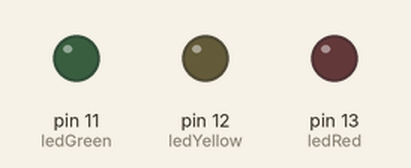
This sketch was run on a simulated Arduino Uno, built with avr-gcc and run on an emulated ATmega328P. Shown: output pins drawn as LEDs (lit = HIGH).

Above: at 1.5 s.
At 6.5 s:
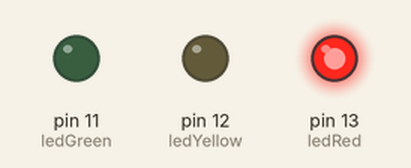
At 12.5 s:
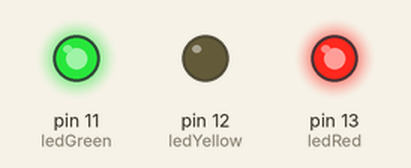
At 15.5 s:
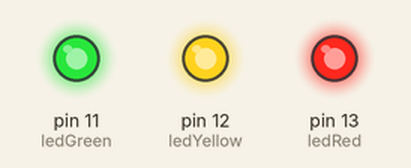
At 17.5 s:
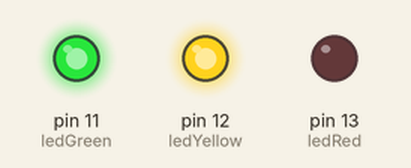
Timing chart, 0 to 20.8 s (numbered marks = the images above):
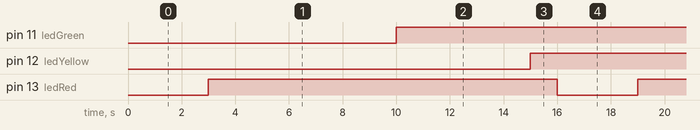

Measured:
- by itself, pin 11 (ledGreen): alternates HIGH for 12.0 s and LOW for 4.0 s
- by itself, pin 12 (ledYellow): alternates HIGH for 15.0 s and LOW for 1.0 s
- by itself, pin 13 (ledRed): alternates HIGH for 13.0 s and LOW for 3.0 s

The sketch:

trafficLight.ino
```cpp
int ledRed = 13;
int ledYellow = 12;
int ledGreen = 11;


// the setup function runs once when you press reset or power the board

void setup() {
  // initialize digital pin LED_BUILTIN as an output.
  pinMode(ledRed, OUTPUT);
  pinMode(ledGreen, OUTPUT);
  pinMode(ledYellow, OUTPUT);
}

void loop() {
  digitalWrite(ledRed, LOW);
  delay(3000);
  digitalWrite(ledRed, HIGH);
  delay(3000);

  digitalWrite(ledGreen, LOW);
  delay(4000);
  digitalWrite(ledGreen, HIGH);
  delay(4000);

  digitalWrite(ledYellow, LOW);
  delay(1000);
  digitalWrite(ledYellow, HIGH);
  delay(1000);
}
```
